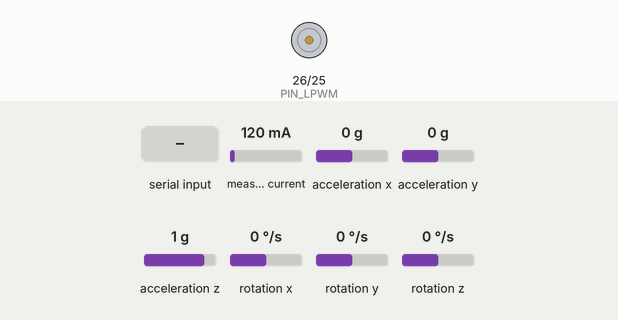
Bench run of a sketch on a simulated ESP32. On the bench: motor-driver pin pairs drawn as motors (green arrow = first pin HIGH = forward, orange = second pin HIGH = backward, longer = more drive). Wiring (inferred from the names in the program): INA219 current sensor at I2C address 0x40; MPU-6050 motion sensor at I2C address 0x68. Inputs (shaded band) come from the test bench; at power-on: measured current 120 mA, acceleration x 0 g, acceleration y 0 g, acceleration z 1 g, rotation x 0 °/s, rotation y 0 °/s, rotation z 0 °/s. What the sketch prints to the serial monitor is not drawn.

Above: at 1.5 s.
1.6 s: "S90\n" received over Serial
At 2.0 s:
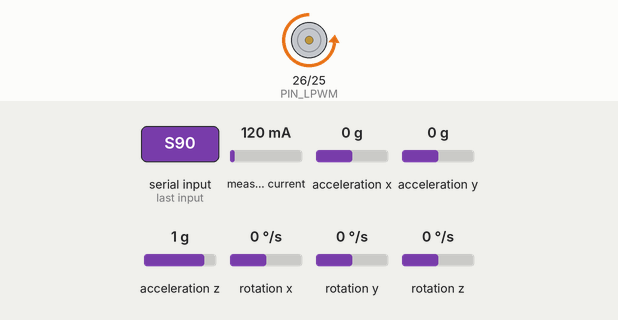
3.1 s: "S,45\n" received over Serial
At 4.3 s:
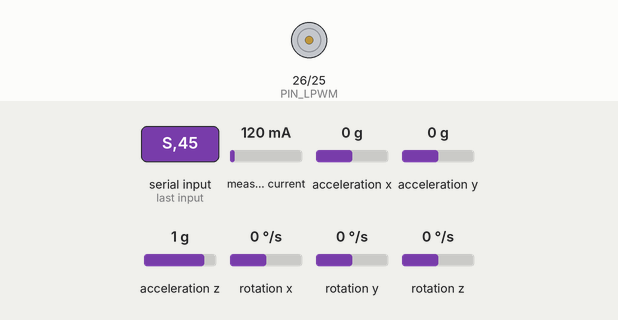
4.6 s: "s90\n" received over Serial
At 5.5 s:
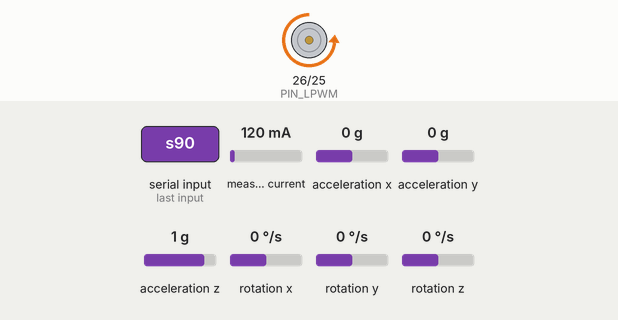
6.1 s: "s,45\n" received over Serial
At 6.6 s:
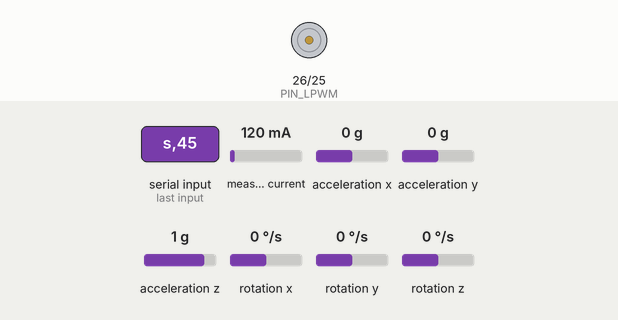
Timing chart, 0 to 8.6 s (numbered marks = the images above; inputs shaded):
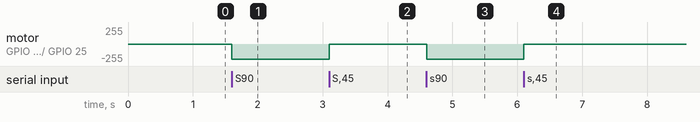

The sketch:

failure_bench.ino
```cpp
/*
  Failure Bench — ESP32 firmware

  Samples INA226 (current) + MPU6050 (vibration) at a fixed 500 Hz and streams
  one line per sample over USB serial at 921600 baud:

    timestamp_ms,current_a,accel_x,accel_y,accel_z,gyro_x,gyro_y,gyro_z

  Units: amps, g, degrees/second. Lines starting with '#' are status messages
  (the Python scripts skip them).

  Motor control over the same serial port (send a line, e.g. from Serial Monitor):
    S60   -> run forward at 60% duty
    S0    -> stop
  Motor starts STOPPED on boot.

  Wiring (from the electrical brief):
    I2C:      SDA = GPIO 21, SCL = GPIO 22   (INA226 @ 0x40, MPU6050 @ 0x68)
    BTS7960:  RPWM = GPIO 25, LPWM = GPIO 26 (held low), R_EN/L_EN tied to 3.3V

  No external libraries needed. Board: "ESP32 Dev Module".
*/
#include <Wire.h>

// ---------- config ----------
const uint32_t SAMPLE_US  = 2000;      // 2000 us = 500 Hz. Must match FS in features.py
const uint32_t BAUD       = 921600;
const int      PIN_RPWM   = 25;
const int      PIN_LPWM   = 26;
const uint32_t PWM_FREQ   = 20000;     // 20 kHz: above hearing, no whine in the vibration data
const int      PWM_BITS   = 8;         // duty 0..255
const float    SHUNT_OHMS = 0.1;       // "R100" resistor on most INA226 modules; check yours

const uint8_t INA = 0x40;
const uint8_t MPU = 0x68;

// ---------- I2C helpers ----------
bool writeReg8(uint8_t addr, uint8_t reg, uint8_t val) {
  Wire.beginTransmission(addr);
  Wire.write(reg);
  Wire.write(val);
  return Wire.endTransmission() == 0;
}

bool writeReg16(uint8_t addr, uint8_t reg, uint16_t val) {
  Wire.beginTransmission(addr);
  Wire.write(reg);
  Wire.write(val >> 8);
  Wire.write(val & 0xFF);
  return Wire.endTransmission() == 0;
}

bool readBytes(uint8_t addr, uint8_t reg, uint8_t *buf, uint8_t n) {
  Wire.beginTransmission(addr);
  Wire.write(reg);
  if (Wire.endTransmission(false) != 0) return false;
  if (Wire.requestFrom(addr, n) != n) return false;
  for (uint8_t i = 0; i < n; i++) buf[i] = Wire.read();
  return true;
}

bool present(uint8_t addr) {
  Wire.beginTransmission(addr);
  return Wire.endTransmission() == 0;
}

// ---------- motor ----------
void setMotor(int pct) {
  pct = constrain(pct, 0, 100);
  int duty = map(pct, 0, 100, 0, (1 << PWM_BITS) - 1);
#if ESP_ARDUINO_VERSION_MAJOR >= 3
  ledcWrite(PIN_RPWM, duty);
#else
  ledcWrite(0, duty);
#endif
  Serial.printf("# motor %d%%\n", pct);
}

void handleSerialCommands() {
  static char cmd[16];
  static uint8_t len = 0;
  while (Serial.available()) {
    char c = Serial.read();
    if (c == '\n' || c == '\r') {
      cmd[len] = 0;
      if (len > 1 && (cmd[0] == 'S' || cmd[0] == 's')) setMotor(atoi(cmd + 1));
      len = 0;
    } else if (len < sizeof(cmd) - 1) {
      cmd[len++] = c;
    }
  }
}

// ---------- setup ----------
void setup() {
  Serial.begin(BAUD);
  delay(300);

  // motor PWM, starts stopped
  pinMode(PIN_LPWM, OUTPUT);
  digitalWrite(PIN_LPWM, LOW);             // reverse never used
#if ESP_ARDUINO_VERSION_MAJOR >= 3
  ledcAttach(PIN_RPWM, PWM_FREQ, PWM_BITS);
#else
  ledcSetup(0, PWM_FREQ, PWM_BITS);
  ledcAttachPin(PIN_RPWM, 0);
#endif
  setMotor(0);

  Wire.begin(21, 22);
  Wire.setClock(400000);                   // fast I2C so both reads fit in 2 ms

  bool inaOk = present(INA), mpuOk = present(MPU);
  Serial.printf("# INA226 0x40: %s\n", inaOk ? "found" : "MISSING - check wiring/ground");
  Serial.printf("# MPU6050 0x68: %s\n", mpuOk ? "found" : "MISSING - check wiring/ground");

  // MPU6050: wake up, +-2 g, +-250 dps, 184 Hz low-pass (prevents aliasing at 500 Hz)
  writeReg8(MPU, 0x6B, 0x00);              // PWR_MGMT_1: wake
  writeReg8(MPU, 0x1A, 0x01);              // CONFIG: DLPF 184 Hz
  writeReg8(MPU, 0x19, 0x00);              // SMPLRT_DIV: 1 kHz internal rate
  writeReg8(MPU, 0x1B, 0x00);              // GYRO_CONFIG: +-250 dps
  writeReg8(MPU, 0x1C, 0x00);              // ACCEL_CONFIG: +-2 g

  // INA226: no averaging, 140 us conversions, continuous shunt+bus
  writeReg16(INA, 0x00, 0x4007);

  Serial.println("# streaming: timestamp_ms,current_a,accel_x,accel_y,accel_z,gyro_x,gyro_y,gyro_z");
}

// ---------- main loop: fixed-rate sampling ----------
void loop() {
  static uint32_t next = micros();
  static uint32_t t0 = next;
  static uint32_t errors = 0;

  handleSerialCommands();

  if ((int32_t)(micros() - next) < 0) return;   // not time yet
  uint32_t scheduled = next;
  next += SAMPLE_US;
  if ((int32_t)(micros() - next) > 0) next = micros() + SAMPLE_US;   // fell behind: resync

  uint8_t m[14], s[2];
  bool ok = readBytes(MPU, 0x3B, m, 14) && readBytes(INA, 0x01, s, 2);
  if (!ok) {
    if (++errors % 500 == 1) Serial.printf("# I2C read error (%lu total)\n", errors);
    return;
  }

  int16_t ax = (m[0] << 8) | m[1], ay = (m[2] << 8) | m[3], az = (m[4] << 8) | m[5];
  int16_t gx = (m[8] << 8) | m[9], gy = (m[10] << 8) | m[11], gz = (m[12] << 8) | m[13];
  int16_t shunt = (s[0] << 8) | s[1];                 // 2.5 uV per bit

  float current = shunt * 2.5e-6f / SHUNT_OHMS;
  uint32_t t_ms = (scheduled - t0) / 1000;            // scheduled time = evenly spaced stamps

  Serial.printf("%lu,%.4f,%.4f,%.4f,%.4f,%.2f,%.2f,%.2f\n",
                t_ms, current,
                ax / 16384.0f, ay / 16384.0f, az / 16384.0f,
                gx / 131.0f, gy / 131.0f, gz / 131.0f);
}
```

Measured:
- after the input at 1.6 s, motor on GPIO 26 (PIN_LPWM) / GPIO 25 (PIN_RPWM): stopped → backward 228/255 at once
- after the input at 3.1 s, motor on GPIO 26 (PIN_LPWM) / GPIO 25 (PIN_RPWM): backward 228/255 → stopped at once
- after the input at 4.6 s, motor on GPIO 26 (PIN_LPWM) / GPIO 25 (PIN_RPWM): stopped → backward 228/255 at once
- after the input at 6.1 s, motor on GPIO 26 (PIN_LPWM) / GPIO 25 (PIN_RPWM): backward 228/255 → stopped at once
